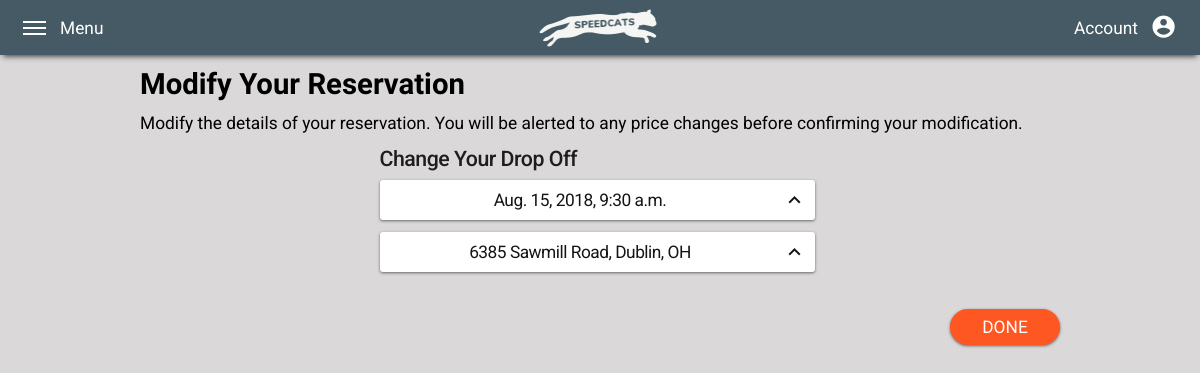
The app's page /inventory/reservation/98/modify/ (signed in) with its own data.
### inventory/models.py (models this page shows, shortened)
class Reservation(models.Model):
	user = models.ForeignKey(settings.AUTH_USER_MODEL, on_delete=models.CASCADE, related_name="reservations")
	vehicle = models.ForeignKey(Vehicle, on_delete=models.CASCADE)
	pick_up_time = models.DateTimeField(blank=False, null=False)
	pick_up_location = models.ForeignKey(Store, on_delete=models.CASCADE, related_name='pick_up_store')
	drop_off_time = models.DateTimeField(blank=False, null=False)
	drop_off_location = models.ForeignKey(Store, on_delete=models.CASCADE, related_name='drop_off_store')
	subtotal = models.DecimalField(max_digits=8, decimal_places=2, null=True)
	tax = models.DecimalField(max_digits=8, decimal_places=2, null=True)
	total = models.DecimalField(max_digits=8, decimal_places=2, null=True)
	miles_driven = models.IntegerField(null=True, blank=True)
	@property
	def status(self):
		pick_up_time = self.pick_up_time
		drop_off_time = self.drop_off_time
		now = datetime.datetime.utcnow().replace(tzinfo=pytz.UTC)
		if pick_up_time > now:
			return 'Upcoming'
		elif drop_off_time > now:
			return 'In Progress'
		elif now > drop_off_time:
			return 'Completed'
	@property
	def length(self):
		pick_up_time = self.pick_up_time
		drop_off_time = self.drop_off_time
		length = drop_off_time - pick_up_time
		return (int(length.days) + 1)

class Store(models.Model):
	ID = models.IntegerField(primary_key=True)
	address = models.CharField(max_length=100)
	city = models.CharField(max_length=50)
	state = models.CharField(max_length=2)
	zipcode = models.IntegerField()
	phone = models.CharField(max_length=10)
	email = models.EmailField(max_length=254)
	def __str__(self):
		return self.address + ', ' + self.city + ', ' + self.state

### inventory/views.py (the view)
# urls.py: path('reservation/<int:reservationID>/modify/', views.modify, name='modify'),
@login_required
def modify(request, reservationID):
	locations = Store.objects.all().values('address', 'city', 'state')
	locations_json = json.dumps(list(locations), cls=DjangoJSONEncoder)
	reservation = Reservation.objects.get(pk=reservationID)
	context = {
		"reservation":reservation,
		"locations":locations_json
	}
	if request.user == reservation.user:
		return render(request, 'inventory/modify.html', context)
	else:
		raise Http404('You do not have permission to view this page.')

### inventory/templates/inventory/modify.html (shortened to what this page needs)
{% extends "base_generic.html" %}
{% load tz %}
{% load static %}
{% block content %}
<h2 class="header" id="locationheader">Modify Your Reservation</h2>
<p id="modifyinstructions">Modify the details of your reservation. You will be alerted to any price changes
    before confirming your modification.
</p>
<form name="paymentlocation" id="modifylocation" action="{% url 'inventory:update' reservation.id %}" method="post">
    <div id="selectlocation">
        <div id="dropoffdesktop" class="desktop">
            <h3>Change Your Drop Off</h3>
            <div id="dropofftime" class="selectcard">
                <p id="dropofftimetext">{{ reservation.drop_off_time }}</p>
                <i class="material-icons" id="dropofftimearrow">expand_less</i>
            </div>
            <div id="dropofflocation" class="selectcard" style="display: flex;">
                <p id="dropoffloctext">{{ reservation.drop_off_location }}</p>
                <i class="material-icons" id="dropofflocationarrow">expand_less</i>
            </div>
        </div>
    </div>
    <div id="modifybutton" class="roundbutton">
        <p>DONE</p>
    </div>
</form>
{% endblock %}

### inventory/static/css/styles.css (style rules this page uses)
html, body { padding: 0; margin: 0; }
body { background-color: rgb(218, 216, 216); }
h2 { font-size: 18pt; font-family: 'Fjalla One', sans-serif; margin: 0; }
h3 { font-size: 16pt; font-weight: 500; font-family: 'Roboto', sans-serif; color: rgb(29, 29, 29); margin: 0 0 5px; letter-spacing: -0.5px; }
p { font-size: 13pt; font-family: 'Roboto', sans-serif; padding: 0 15px; text-align: center; }
.roundbutton { height: 36px; border-radius: 18px !important; display: flex; justify-content: center; align-items: center; box-shadow: 0 1px 3px 1px #707070; }
.header { padding: 8px 0 8px 0; margin: 0 20px; font-size: 22pt; }
.selectcard { display: flex; justify-content: center; align-items: center; color: rgb(20, 20, 20); font-size: 12pt; margin: 0 0 12px; padding: 0 6px; background-color: white; height: 40px; align-self: center; border-radius: 3px; box-shadow: 0 1px 3px #666666; width: calc(100% - 12px); letter-spacing: -0.5px; text-align: center; border: none; font-family: 'Roboto', sans-serif; }
.selectcard > i { position: absolute; right: 20px; padding: 8px; }
.desktop { width: 100%; }
.desktop > h3 { padding-bottom: 4px; }
#locationheader { padding: 12px 0 0; }
#dropofflocation { display: none; }
#selectlocation { display: flex; flex-direction: column; justify-content: center; align-items: flex-start; margin: 7px 20px 0; }
#modifybutton { color: #696969; font-size: 13pt; background-color: rgb(126, 126, 126); width: 110px; margin: 15px 20px 25px auto; border: none; }
#modifyinstructions { padding: 6px 20px; margin: 0; text-align: left; }
@media only screen and (min-width: 768px) { p, h2, h3:hover { cursor: default; } }
@media only screen and (min-width: 768px) { .desktop { width: 45%; } }
@media only screen and (min-width: 768px) { .header { margin: 0; } }
@media only screen and (min-width: 768px) { .selectcard { padding-right: 0; } }
@media only screen and (min-width: 768px) { .selectcard > p { margin-left: auto; } }
@media only screen and (min-width: 768px) { .selectcard > i { position: relative; margin-left: auto; padding: 8px; left: 0; } }
@media only screen and (min-width: 768px) { .roundbutton { box-shadow: 0 1px 3px rgb(102, 102, 102) !important; } }
@media only screen and (min-width: 768px) { #locationheader { padding: 12px 0 6px 140px; margin: 0; } }
@media only screen and (min-width: 768px) { #selectlocation { flex-direction: row; justify-content: space-around; padding: 0 90px; } }
@media only screen and (min-width: 768px) { #modifybutton { position: relative; top: 10px; margin-right: 140px; } }
@media only screen and (min-width: 768px) { #modifyinstructions { margin: 0 140px; padding: 6px 0; text-align: left; } }

### records on screen
Reservation: drop_off_time "Aug. 15, 2018, 9:30 a.m.", drop_off_location "6385 Sawmill Road, Dublin, OH"
